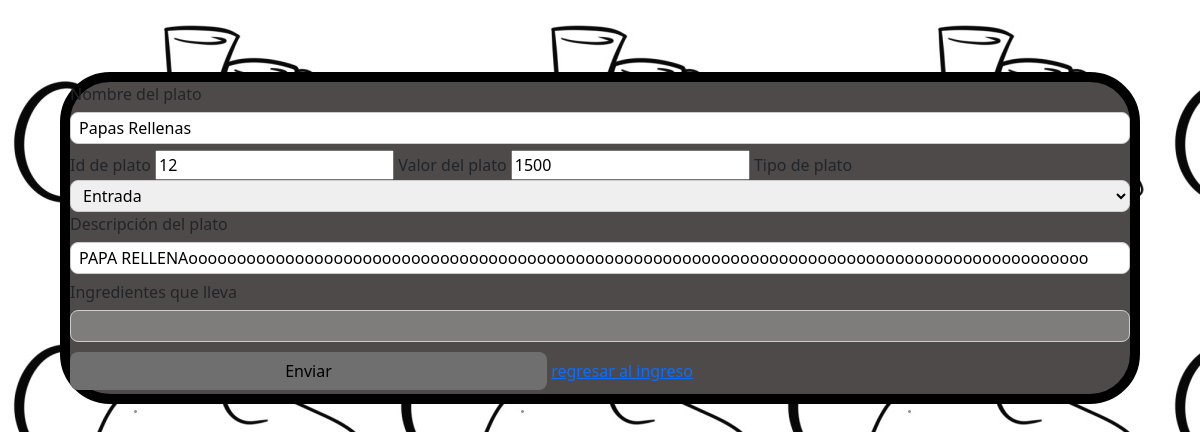
Before: /proyect/chefcitov2/vistas/platos/modificar.php?idPlatos=12 with the older database file.
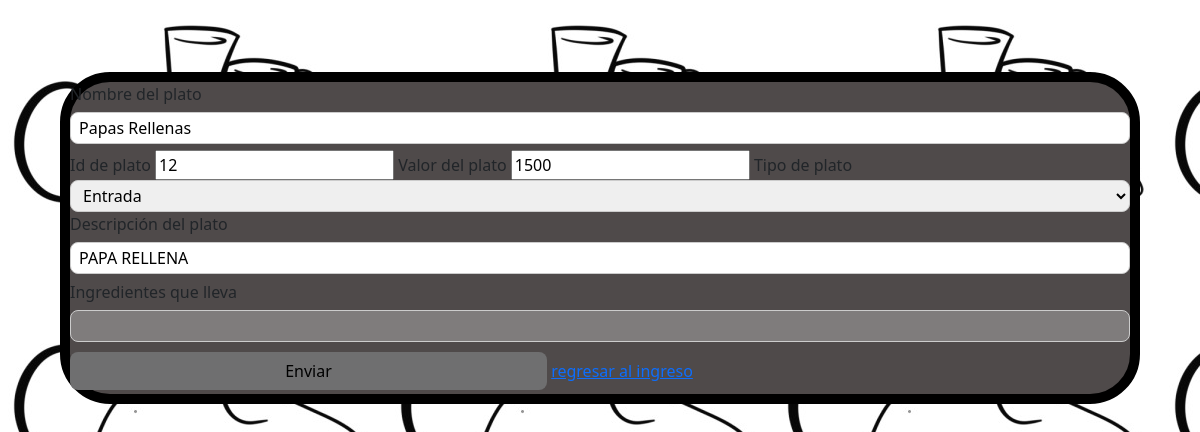
After: the same page with the newer database file.
### tables this page shows
CREATE TABLE `platos` (
  `idPlatos` int(5) NOT NULL,
  `nombrePlatos` varchar(45) NOT NULL,
  `entradPlatos` varchar(45) NOT NULL,
  `salidaPlatos` varchar(45) NOT NULL,
  `stockPtatos` int(11) NOT NULL,
  `valorPlatos` int(11) NOT NULL,
  `idCategPlatos` int(11) NOT NULL,
  `descripcionPlatos` varchar(300) NOT NULL
);

### proyect/chefcitov2/vistas/platos/modificar.php (the view, shortened to what this page needs)
<?php
  include_once("../../conex/conexion.php");
  $id=$_GET['idPlatos'];
  $querybuscar = mysqli_query($conn, "SELECT nombrePlatos,idPlatos,valorPlatos,idCategPlatos ,descripcionPlatos FROM platos WHERE idPlatos='$id'");
  while($mostrar = mysqli_fetch_array($querybuscar))
 {
    $nombrePlato = $mostrar['nombrePlatos'];
    $idPlato = $mostrar['idPlatos'];
    $valorPlato = $mostrar['valorPlatos'];
    $tipoplato = $mostrar['idCategPlatos'];
    $descripcion = $mostrar['descripcionPlatos'];
 }
?>
<!DOCTYPE html>
<html lang="en">
  <head>
    <link rel="stylesheet" href=../../styles/style.css>
    <link href="https://cdn.jsdelivr.net/npm/bootstrap@5.3.1/dist/css/bootstrap.min.css" rel="stylesheet">
  </head>
    <body  background="../../resources/chefcito.jpg">
        <div class=hola>
            <form method="post" >
                <label>Nombre del plato</label>
                <input type="text" name="nameplato" maxlength="45" value="<?php echo $nombrePlato;?>" required>
                <label>Id de plato</label>
                <input type="number" name="idplato" maxlength="5" value="<?php echo $idPlato;?>" required>
                <label>Valor del plato</label>
                <input type="number" name="valorplato" maxlength="9" value="<?php echo $valorPlato;?>" required>
                <label>Tipo de plato</label>
                <select name="tipoplato" id="plato">
                    <option value="1" <?php if ($tipoplato == "1") echo "checked"; ?>>Entrada</option>
                </select>
                <label>Descripción del plato</label>
                <input type="text" name="desplato" maxlength="300" value="<?php echo $descripcion;?>" required>
                <label>Ingredientes que lleva</label>
                <input type="text" name="ingredientes" disabled>
                <input type="submit" value="Enviar" name="btnmodificar" onClick="Javascript: return confirm ('¿Deseas agregar este plato a la carta?');">
                <a href="../admin.php">regresar al ingreso</a>
            </form>
        </div>
    </body>
</html>

Changed rows visible on the page:
changed platos "Papas Rellenas": desplato "PAPA RELLENAooooooooooooooooooooooooooooooooooooooooooooooooooooooooooooooooooooooooooooooooooooooooooooo" → "PAPA RELLENA"
